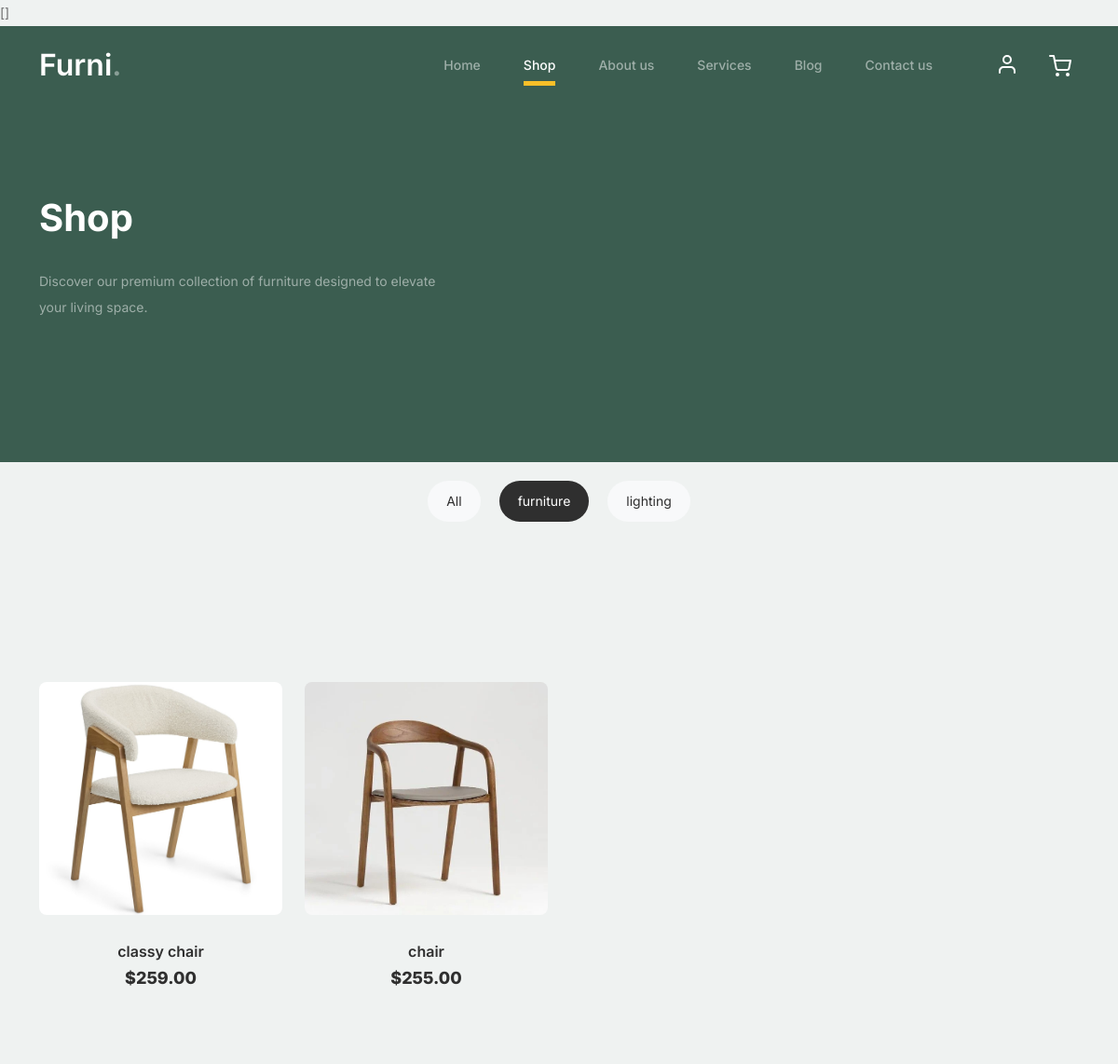
The app's page /furniture/shop1.php?category=1 with its own data.
### tables this page shows
CREATE TABLE `categories` (
  `id` int(11) NOT NULL,
  `name` varchar(100) NOT NULL,
  `description` text DEFAULT NULL,
  `parent_id` int(11) DEFAULT NULL,
  `created_at` timestamp NOT NULL DEFAULT current_timestamp(),
  `updated_at` timestamp NOT NULL DEFAULT current_timestamp() ON UPDATE current_timestamp()
);

CREATE TABLE `products` (
  `id` int(11) NOT NULL,
  `name` varchar(255) NOT NULL,
  `description` text DEFAULT NULL,
  `price` decimal(10,2) NOT NULL,
  `category_id` int(11) NOT NULL,
  `subcategory_id` int(11) DEFAULT NULL,
  `stock` int(11) NOT NULL DEFAULT 0,
  `image` varchar(255) DEFAULT NULL,
  `created_at` timestamp NOT NULL DEFAULT current_timestamp(),
  `updated_at` timestamp NOT NULL DEFAULT current_timestamp() ON UPDATE current_timestamp(),
  `category` varchar(100) DEFAULT 'Uncategorized'
);

### furniture/db_connection.php (called while the page is built, shortened)
<?php
$host = 'localhost';
$dbname = 'home_decor_db';
$username = 'root';
$password = '';
try {
    $pdo = new PDO("mysql:host=$host;dbname=$dbname;charset=utf8", $username, $password);
    $pdo->setAttribute(PDO::ATTR_ERRMODE, PDO::ERRMODE_EXCEPTION);
} catch (PDOException $e) {
    file_put_contents('debug.log', date('Y-m-d H:i:s') . " - Database connection failed: " . $e->getMessage() . "\n", FILE_APPEND);
}
function getProducts() {
    global $pdo;
    $stmt = $pdo->query("
        SELECT p.*,
               c.name AS category_name,
               sc.name AS subcategory_name
        FROM products p
        LEFT JOIN categories c ON p.category_id = c.id
        LEFT JOIN categories sc ON p.subcategory_id = sc.id
        ORDER BY p.id DESC
    ");
    return $stmt->fetchAll(PDO::FETCH_ASSOC);
}
function getCategories($parent_id = null) {
    global $pdo;
    $sql = "
        SELECT c.*,
               (SELECT COUNT(*) FROM products p WHERE p.category_id = c.id OR p.subcategory_id = c.id) AS product_count
        FROM categories c";
    $params = [];
    if ($parent_id !== null) {
        $sql .= " WHERE c.parent_id = ?";
        $params[] = $parent_id;
    } else {
        $sql .= " WHERE c.parent_id IS NULL";
    }
    $sql .= " ORDER BY c.name";
    $stmt = $pdo->prepare($sql);
    $stmt->execute($params);
    return $stmt->fetchAll(PDO::FETCH_ASSOC);
}
?>

### furniture/shop1.php (the view, shortened to what this page needs)
<?php
require_once 'db_connection.php';
$categories = getCategories();
$products = getProducts();
$selected_category = isset($_GET['category']) ? $_GET['category'] : 'all';
$filtered_products = $products;
if ($selected_category !== 'all') {
    $filtered_products = array_filter($products, function($product) use ($selected_category) {
        return isset($product['category_id']) && $product['category_id'] == $selected_category;
    });
}
?>
<!doctype html>
<html lang="en">
<head>
  <link href="css/bootstrap.min.css" rel="stylesheet">
  <link href="https://cdnjs.cloudflare.com/ajax/libs/font-awesome/6.0.0-beta3/css/all.min.css" rel="stylesheet">
  <link href="css/tiny-slider.css" rel="stylesheet">
  <link href="css/style.css" rel="stylesheet">
</head>
<body>
    <nav class="custom-navbar navbar navbar navbar-expand-md navbar-dark bg-dark" arial-label="Furni navigation bar">
    <div class="container">
      <a class="navbar-brand" href="index.php ">Furni<span>.</span></a>
      <div class="collapse navbar-collapse" id="navbarsFurni">
        <ul class="custom-navbar-nav navbar-nav ms-auto mb-2 mb-md-0">
          <li class="nav-item"><a class="nav-link" href="index.php">Home</a></li>
          <li class="active"><a class="nav-link" href="shop.php">Shop</a></li>
          <li><a class="nav-link" href="about.php">About us</a></li>
          <li><a class="nav-link" href="services.php">Services</a></li>
          <li><a class="nav-link" href="blog.php">Blog</a></li>
          <li><a class="nav-link" href="contact.php">Contact us</a></li>
        </ul>
        <ul class="custom-navbar-cta navbar-nav mb-2 mb-md-0 ms-5">
   <?php if(isset($_SESSION['user_logged_in']) && $_SESSION['user_logged_in']): ?>
            <li><a class="nav-link" href="logout.php"><i class="fas fa-sign-out-alt" title="Logout"></i></a></li>
          <?php else: ?>
        <li><a class="nav-link" href="login.php"><img src="images/user.svg"></a></li>
    <?php endif; ?>
    <li><a class="nav-link" href="cart.php"><img src="images/cart.svg"></a></li>
</ul>
      </div>
    </div>
  </nav>
  <div class="hero">
    <div class="container">
      <div class="row justify-content-between">
        <div class="col-lg-5">
          <div class="intro-excerpt">
            <h1>Shop</h1>
            <p class="mb-4">Discover our premium collection of furniture designed to elevate your living space.</p>
          </div>
        </div>
      </div>
    </div>
  </div>
  <div class="category-section">
    <div class="container">
      <div class="row">
        <div class="col-12">
          <ul class="category-list">
            <li class="<?php echo $selected_category === 'all' ? 'active' : ''; ?>">
              <a href="?category=all" data-filter="all">All</a>
            </li>
            <?php foreach ($categories as $category): ?>
              <li class="<?php echo $selected_category == $category['id'] ? 'active' : ''; ?>">
                <a href="?category=<?php echo $category['id']; ?>" data-filter="<?php echo $category['id']; ?>">
                  <?php echo htmlspecialchars($category['name']); ?>
                </a>
              </li>
            <?php endforeach; ?>
          </ul>
        </div>
      </div>
    </div>
  </div>
<div class="untree_co-section product-section before-footer-section">
  <div class="container">
    <div class="row">
      <?php if (empty($filtered_products)): ?>
        <div class="col-12 text-center py-5">
          <h4>No products found in this category</h4>
          <a href="?category=all" class="btn btn-primary">View All Products</a>
        </div>
      <?php else: ?>
        <?php foreach ($filtered_products as $product): ?>
          <div class="col-12 col-md-4 col-lg-3 mb-5" data-category="<?php echo $product['category_id']; ?>" data-subcategory="<?php echo $product['subcategory_id'] ?? ''; ?>">
            <a class="product-item" href="product-detail.php?id=<?php echo $product['id']; ?>">
              <img src="<?php echo htmlspecialchars($product['image'] ?? ''); ?>"
                   class="img-fluid product-thumbnail"
                   alt="<?php echo htmlspecialchars($product['name'] ?? 'Product'); ?>">
              <h3 class="product-title"><?php echo htmlspecialchars($product['name'] ?? 'Unnamed Product'); ?></h3>
              <strong cla
              ss="product-price">$<?php echo number_format($product['price'] ?? 0, 2); ?></strong>
            </a>
          </div>
        <?php endforeach; ?>
      <?php endif; ?>
    </div>
  </div>
</div>
</body>
</html>

### furniture/css/style.css (style rules this page uses)
body { overflow-x: hidden; position: relative; }
body { font-family: "Inter", sans-serif; font-weight: 400; line-height: 28px; color: #6a6a6a; font-size: 14px; background-color: #eff2f1; }
a { text-decoration: none; -webkit-transition: .3s all ease; -o-transition: .3s all ease; transition: .3s all ease; color: #2f2f2f; text-decoration: underline; }
.custom-navbar { background: #3b5d50 !important; padding-top: 20px; padding-bottom: 20px; }
.custom-navbar .navbar-brand { font-size: 32px; font-weight: 600; }
.custom-navbar .navbar-brand > span { opacity: .4; }
@media (min-width: 992px) { .custom-navbar .custom-navbar-nav li { margin-left: 15px; margin-right: 15px; } }
.custom-navbar .custom-navbar-nav li a { font-weight: 500; color: #ffffff !important; opacity: .5; -webkit-transition: .3s all ease; -o-transition: .3s all ease; transition: .3s all ease; position: relative; }
@media (min-width: 768px) { .custom-navbar .custom-navbar-nav li a:before { content: ""; position: absolute; bottom: 0; left: 8px; right: 8px; background: #f9bf29; height: 5px; opacity: 1; visibility: visible; width: 0; -webkit-transition: .15s all ease-out; -o-transition: .15s all ease-out; transition: .15s all ease-out; } }
.custom-navbar .custom-navbar-nav li.active a { opacity: 1; }
.custom-navbar .custom-navbar-nav li.active a:before { width: calc(100% - 16px); }
.custom-navbar .custom-navbar-cta { margin-left: 0 !important; -webkit-box-orient: horizontal; -webkit-box-direction: normal; -ms-flex-direction: row; flex-direction: row; }
@media (min-width: 768px) { .custom-navbar .custom-navbar-cta { margin-left: 40px !important; } }
.custom-navbar .custom-navbar-cta li { margin-left: 0px; margin-right: 0px; }
.custom-navbar .custom-navbar-cta li:first-child { margin-right: 20px; }
.hero { background: #3b5d50; padding: calc(4rem - 30px) 0 0rem 0; }
@media (min-width: 768px) { .hero { padding: calc(4rem - 30px) 0 4rem 0; } }
@media (min-width: 992px) { .hero { padding: calc(8rem - 30px) 0 8rem 0; } }
.hero .intro-excerpt { position: relative; z-index: 4; }
@media (min-width: 992px) { .hero .intro-excerpt { max-width: 450px; } }
.hero h1 { font-weight: 700; color: #ffffff; margin-bottom: 30px; }
.hero p { color: rgba(255, 255, 255, 0.5); margin-botom: 30px; }
.product-section { padding: 7rem 0; }
.product-section .product-item { text-align: center; text-decoration: none; display: block; position: relative; padding-bottom: 50px; cursor: pointer; }
.product-section .product-item .product-thumbnail { margin-bottom: 30px; position: relative; top: 0; -webkit-transition: .3s all ease; -o-transition: .3s all ease; transition: .3s all ease; }
.product-section .product-item h3 { font-weight: 600; font-size: 16px; }
.product-section .product-item strong { font-weight: 800 !important; font-size: 18px !important; }
.product-section .product-item h3, .product-section .product-item strong { color: #2f2f2f; text-decoration: none; }
.product-section .product-item:before { bottom: 0; left: 0; right: 0; position: absolute; content: ""; background: #dce5e4; height: 0%; z-index: -1; border-radius: 10px; -webkit-transition: .3s all ease; -o-transition: .3s all ease; transition: .3s all ease; }
.before-footer-section { padding: 7rem 0 12rem 0 !important; }
.untree_co-section { padding: 7rem 0; }

### furniture/shop1.php (style rules this page uses)
.product-item { position: relative; display: block; margin-bottom: 30px; transition: all 0.3s ease; }
.product-thumbnail { width: 100%; height: 250px; object-fit: cover; border-radius: 8px; margin-bottom: 15px; }
.product-title { font-size: 1.1rem; margin-bottom: 5px; color: #2f2f2f; }
.category-list { display: flex; flex-wrap: wrap; justify-content: center; padding: 20; list-style: none; margin-bottom: 30px; }
.category-list li { margin: 0 10px 10px; }
.category-list a { display: block; padding: 8px 20px; background: #f8f9fa; color: #2f2f2f; border-radius: 30px; text-decoration: none; transition: all 0.3s ease; }
.category-list li.active a, .category-list a:hover { background: #2f2f2f; color: white; }

### records on screen
categories: name "furniture"
categories: name "lighting"
products: image (picture), name "classy chair", price "259.00"
products: image (picture), name "chair", price "255.00"
